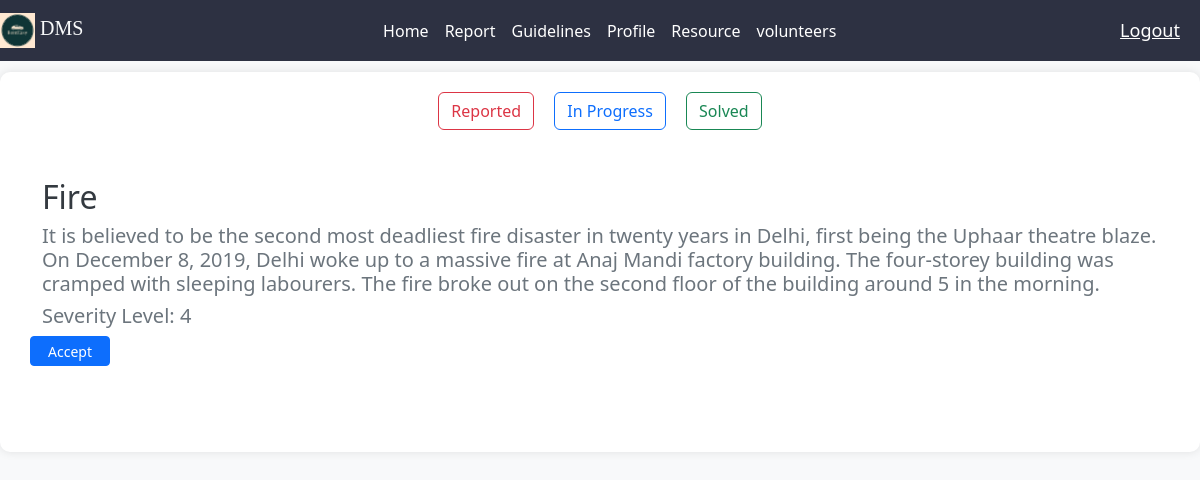
/dashboard_vol/ (signed in), run on an earlier commit of the app's database.
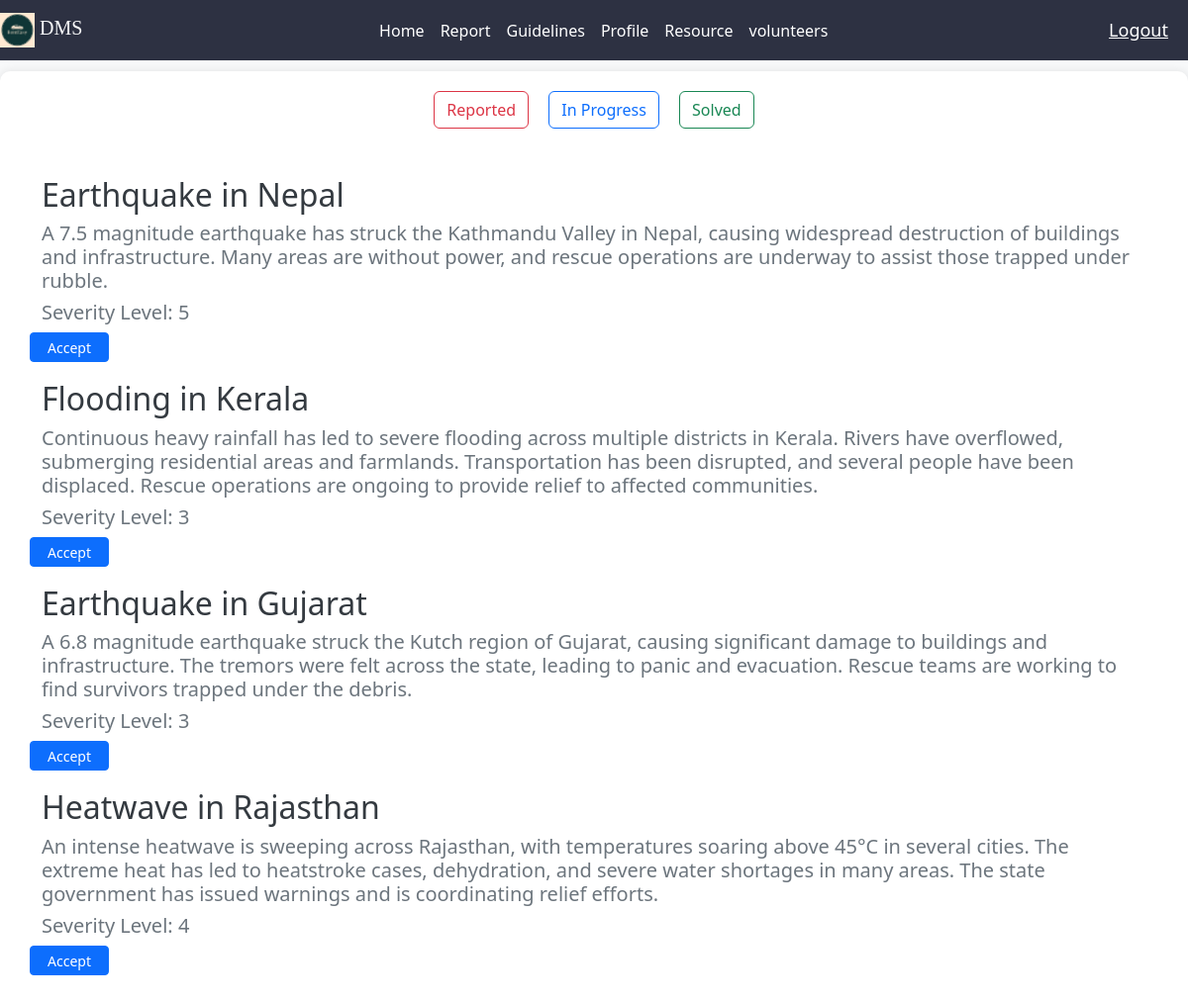
And on a later commit of the database.
### DmsApp/models.py (models this page shows, shortened)
class Report(models.Model):
    LEVEL=(
        ('1','1'),('2','2'),('3','3'),('4','4'),('5','5')
    )
    STATUS=(
        ('reported','reported'),
        ('in_progress','in_progress'),
        ('solved','solved'),
    )
    status=models.CharField(max_length=50,choices=STATUS,default='reported')
    report_name=models.CharField(max_length=30)
    description=models.CharField(max_length=2056,null=True)
    severity_level=models.CharField(max_length=1,choices=LEVEL)
    volunteer=models.ForeignKey(Volunteer, null=True, blank=True, on_delete=models.SET_NULL, related_name='reports')

### DmsApp/views.py (the view)
# urls.py: path('dashboard_vol/',dashboard_vol,name='dashboard_vol'),
@login_required(login_url='login')
def dashboard_vol(request):
    user = request.user
    user_type = 'volunteer'
    profile_info = Volunteer.objects.get(vol_name=user)
    report=Report.objects.all()
    report=report.filter(status='reported')
    context = {'user_type': user_type, 'profile_info': profile_info,'report':report}
    return render(request,'dashboard_vol.html',context)

### DmsApp/templates/dashboard_vol.html (shortened to what this page needs)
{% extends 'main.html' %}
{% block content %}
<section>
    <div class="text-center">
        <a href="{% url 'dashboard_vol' %}" class="btn btn-outline-danger mx-2">Reported</a>
        <a href="{% url 'progress' %}" class="btn btn-outline-primary mx-2">In Progress</a>
        <a href="{% url 'solved' %}" class="btn btn-outline-success mx-2">Solved</a>
    </div>
    <div class="container my-5">
        <div class="row">
            {% for i in report %}
            <h2>{{i.report_name}}</h2>
            <h5>{{i.description}}</h4>
            <h5 class="mr-3">Severity Level: {{ i.severity_level }}</h5>
            {% if user.volunteer and i.status == 'reported' %}
            <a href="{% url 'accept_report' i.id %}" class="btn btn-primary btn-sm custom-width" role="button">Accept</a>
            {% endif %}
            <br><br>
            {% endfor %}
        </div>
    </div>
</section>
{% endblock %}

What changed in the data, as far as the page shows it:
removed Report: report_name "Fire", description "It is believed to be the second most deadliest fire disaster in twenty years in Delhi, first being the Uphaar theatre blaze. On December 8, 2019, Delhi woke up to a massive fire at Anaj Mandi factory building. The four-storey building was cramped with sleeping labourers. The fire broke out on the second floor of the building around 5 in the morning.", severity_level "4", status "Accept"
added Report: report_name "Earthquake in Nepal", description "A 7.5 magnitude earthquake has struck the Kathmandu Valley in Nepal, causing widespread destruction of buildings and infrastructure. Many areas are without power, and rescue operations are underway to assist those trapped under rubble.", severity_level "5", status "Accept"
added Report: report_name "Flooding in Kerala", description "Continuous heavy rainfall has led to severe flooding across multiple districts in Kerala. Rivers have overflowed, submerging residential areas and farmlands. Transportation has been disrupted, and several people have been displaced. Rescue operations are ongoing to provide relief to affected communities.", severity_level "3", status "Accept"
added Report: report_name "Earthquake in Gujarat", description "A 6.8 magnitude earthquake struck the Kutch region of Gujarat, causing significant damage to buildings and infrastructure. The tremors were felt across the state, leading to panic and evacuation. Rescue teams are working to find survivors trapped under the debris.", severity_level "3", status "Accept"
added Report: report_name "Heatwave in Rajasthan", description "An intense heatwave is sweeping across Rajasthan, with temperatures soaring above 45°C in several cities. The extreme heat has led to heatstroke cases, dehydration, and severe water shortages in many areas. The state government has issued warnings and is coordinating relief efforts.", severity_level "4", status "Accept"
